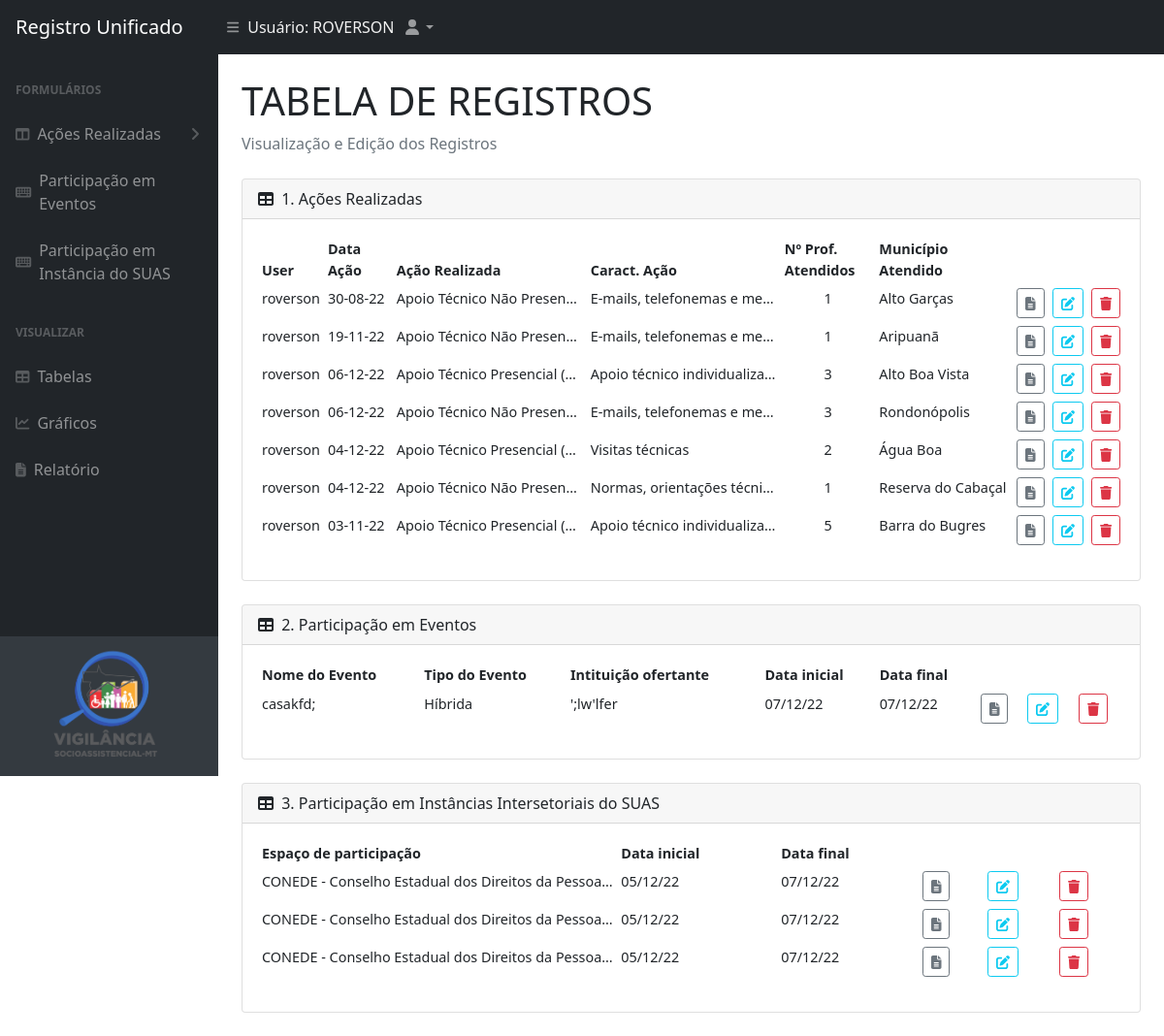
The page /users/tabelas (signed in) on the database as committed earlier.
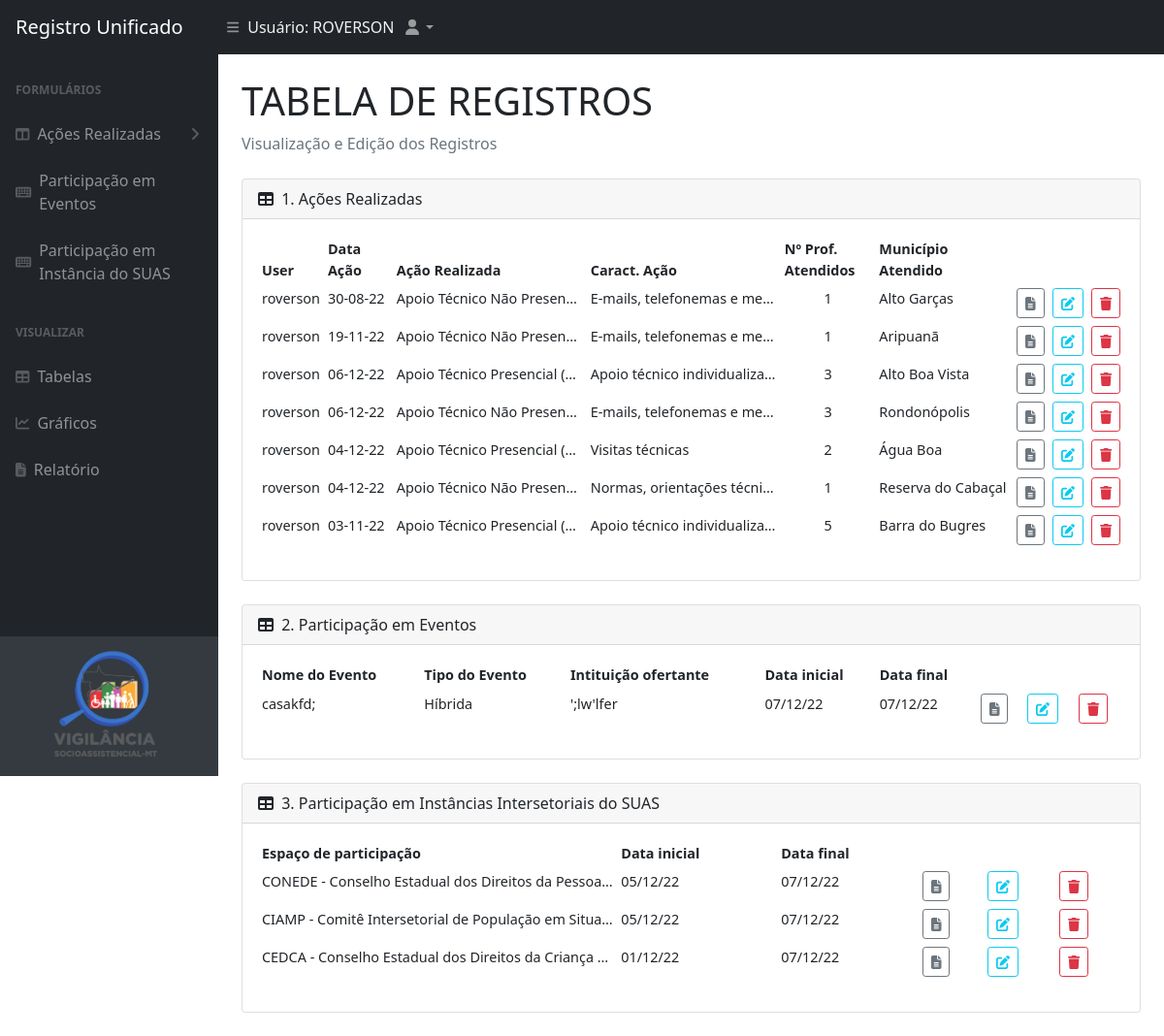
The same page on the database as committed later.
### app/models.py (models this page shows)
class TableIntersetModel(models.Model):
    user = models.ForeignKey(User, on_delete=models.CASCADE)
    espaco_participacao = models.CharField( max_length=150, choices=LISTA_ESPACO_PARTICIPACAO, default= '')
    data_inicial = models.DateField('Data Inicial')
    data_final = models.DateField('Data Final')
    descricao = models.TextField('Descrição', max_length=1000,null=False, default='')
    encaminhamentos = models.TextField('Encaminhamentos', max_length=1000,null=True, default='')

### app/views.py (the view)
# urls.py: path('tabelas', view=tables, name="tables"),
@login_required(login_url='contas/login')
@user_required
def tables(request):
    df_atp = pd.DataFrame(list(AcaoAtpModel.objects.filter(user=request.user).values().order_by('-id')))
    df_atnp = pd.DataFrame(list(AcaoAtnpModel.objects.filter(user=request.user).values().order_by('-id')))
    df_outras = pd.DataFrame(list(AcaoOutrasModel.objects.filter(user=request.user).values().order_by('-id')))
    df = pd.concat([df_atp,df_atnp,df_outras])#.drop(columns=['user_id'])
    df['data_acao'] = pd.to_datetime(df['data_acao']).dt.strftime('%d-%m-%y')
    df = df.sort_values(by='data_acao', ascending=False)
    json_records = df.reset_index().to_json(orient ='records')
    data_json_acoes = []
    data_json_acoes = json.loads(json_records)
    page_object_evento = TableEventModel.objects.filter(user=request.user).values().order_by('-id')
    page_object_interset = TableIntersetModel.objects.filter(user=request.user).values().order_by('-id')
    return render(request, 'app/tables/viewAllTable.html', {'data_json_acoes':data_json_acoes,
                                                            'page_object_evento':page_object_evento,
                                                            'page_object_interset':page_object_interset,
                                                             })

### templates/app/tables/viewAllTable.html (shortened to what the changed rows need)
{% extends 'app/index.html' %}
{% load static%}
{% block content %}
<div class="container-fluid px-4">
  <h1 class="mt-4">TABELA DE REGISTROS</h1>
  <div class="card mb-4">
    <div class="card-body table-responsive-sm" style="overflow:auto; max-height: 400px;">
      <table class="table table-sm mydatatable table-hover table-borderless table-ellipsis " style="width:100%; font-size:90%" >
        <thead>
          <tr>
            <th scope="col">User</th>
            <th scope="col">Data Ação</th>
            <th scope="col">Ação Realizada</th>
            <th scope="col">Caract. Ação</th>
            <th scope="col">Nº Prof. Atendidos</th>
            <th scope="col">Município Atendido</th>
          </tr>
        </thead>
      </table>
    </div>
  </div>
  <div class="card mb-4">
    <div class="card-body table-responsive-sm" style="overflow:auto; max-height: 400px;">
      <table class="table table-sm mydatatable table-hover table-borderless table-ellipsis " style="width:100%; font-size:90%" >
        <thead>
          <tr>
            <th scope="col">Nome do Evento</th>
            <th scope="col">Tipo do Evento</th>
            <th scope="col">Intituição ofertante</th>
            <th scope="col">Data inicial</th>
            <th scope="col">Data final</th>
          </tr>
        </thead>
      </table>
    </div>
  </div>
    <div class="card mb-4">
      <div class="card-body table-responsive-sm" style="overflow:auto; max-height: 400px;">
        <table class="table table-sm mydatatable table-hover table-borderless table-ellipsis " style="width:100%; font-size:90%" >
          <thead >
            <tr>
              <th scope="col">Espaço de participação</th>
              <th scope="col">Data inicial</th>
              <th scope="col">Data final</th>
            </tr>
          </thead>
          <tbody>
            {% for table in page_object_interset %}
            <tr>
              <td>{{table.espaco_participacao}}</td>
              <td>{{table.data_inicial|date:"d/m/y" }}</td>
              <td>{{table.data_final|date:"d/m/y" }}</td>
              <td>
                <a href="{% url 'listInterset' id=table.id %}">
                  <button type="button" class="btn btn-outline-secondary btn-sm">
                    <i class="fa-solid fa-file-lines"></i>
                  </button>
                </a>
              </td>
              <td><a href="{% url 'updateInterset' id=table.id%}">
                <button type="button" class="btn btn-outline-info btn-sm">
                  <i class="fas fa-edit"></i>
                </button>
              </a>
            </td>
              <td>
                <form method="post" action="{% url 'deleteInterset' id=table.id %}">
                  <a href="{% url 'deleteInterset' id=table.id %}" id="delete-item">
                      <button type="submit" class="btn btn-outline-danger btn-sm">
                        <i class="fa-solid fa-trash"></i>
                      </button>
                    </a>
                  </form>
              </td>
            </tr>
            {% endfor %}
          </tbody>
        </table>
      </div>
    </div>
</div>
{% endblock %}

Rows that differ between the two databases and show on the page:
changed TableIntersetModel: espaco_participacao "CONEDE - Conselho Estadual dos Direitos da Pessoa…" → "CIAMP - Comitê Intersetorial de População em Situa…"
changed TableIntersetModel: espaco_participacao "CONEDE - Conselho Estadual dos Direitos da Pessoa…" → "CEDCA - Conselho Estadual dos Direitos da Criança…"; data_inicial "05/12/22" → "01/12/22"
